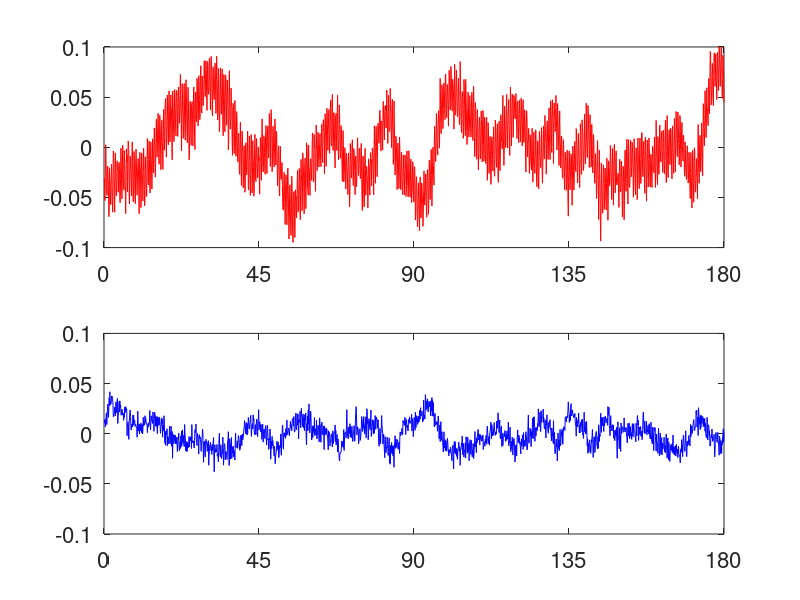
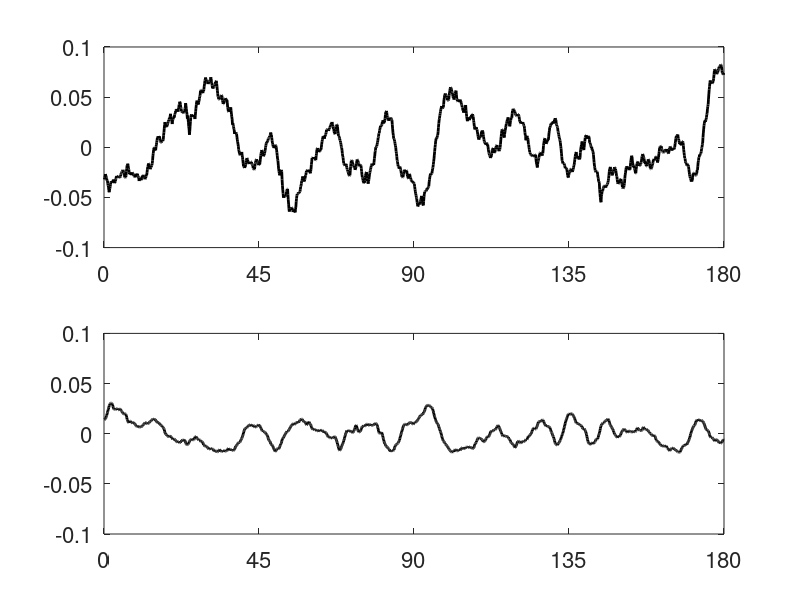
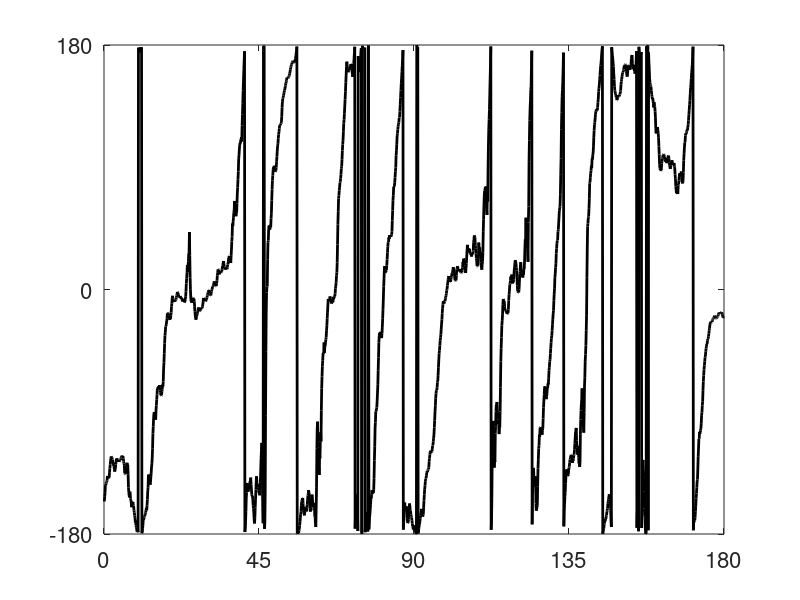

These charts were generated, in order, by the following MATLAB code:
%{
addpath('./osc_decomp')
load('fNIRS_sample.mat')
J = size(Y,1);
T = size(Y,2);
MAX_OSC = 7;
MAX_VAR = 10;
[osc_param,osc_AIC,osc_mean,osc_cov,osc_phase] = osc_decomp(Y,fs,MAX_OSC,MAX_VAR);
[minAIC,K] = min(osc_AIC);
osc_a = osc_param(K,1:K);
osc_f = osc_param(K,K+1:2*K);
osc_sigma2 = osc_param(K,2*K+1:3*K);
osc_c = osc_param(K,3*K+1:(2*J+1)*K);
osc_tau2 = osc_param(K,(2*J+1)*K+1);
osc_mean = osc_mean(1:2*K,:,K);
osc_cov = osc_cov(1:2*K,1:2*K,:,K);
osc_phase = osc_phase(1:K,:,K);
%}
load('fNIRS_sample');
load('fNIRS_sample_result');
J = size(Y,1);
T = size(Y,2);

figure
subplot(2,1,1)
plot((1:T)/fs,Y(1,:),'r');
xlim([0 180]);
ylim([-0.1 0.1]);
xticks(0:45:180);
set(gca,'fontsize',16);
subplot(2,1,2)
plot((1:T)/fs,Y(2,:),'b');
xlim([0 180]);
ylim([-0.1 0.1]);
xticks(0:45:180);
set(gca,'fontsize',16);

figure
subplot(2,1,1)
plot((1:T)/fs,osc_mean(1,:),'k','LineWidth',2);
xlim([0 180]);
ylim([-0.1 0.1]);
xticks(0:45:180);
set(gca,'FontSize',16);
subplot(2,1,2)
plot((1:T)/fs,osc_c(1:2)*osc_mean(1:2,:),'k','LineWidth',2);
xlim([0 180]);
ylim([-0.1 0.1]);
xticks(0:45:180);
set(gca,'FontSize',16);

figure
plot((1:T)/fs,osc_phase(1,:)/pi*180,'k','LineWidth',2);
xlim([0 180]);
xticks(0:45:180);
ylim([-180 180]);
yticks([-180 0 180]);
set(gca,'FontSize',16);
